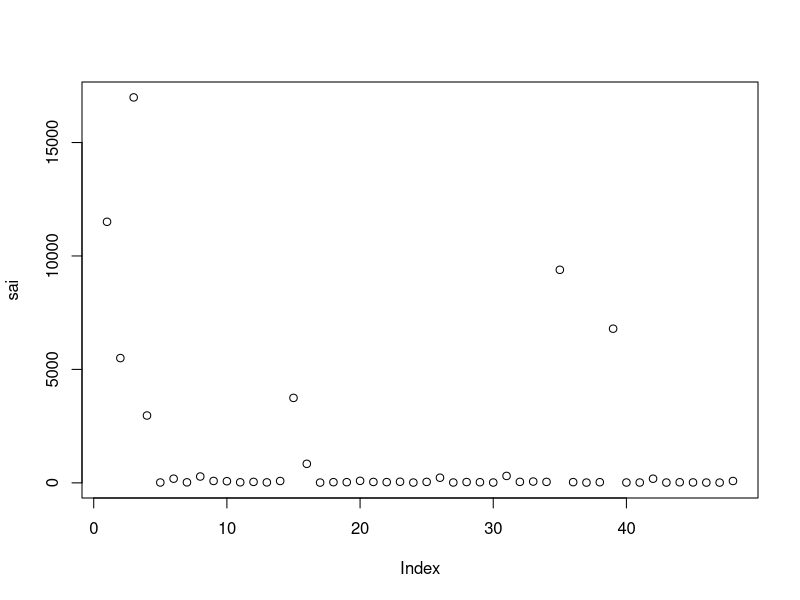
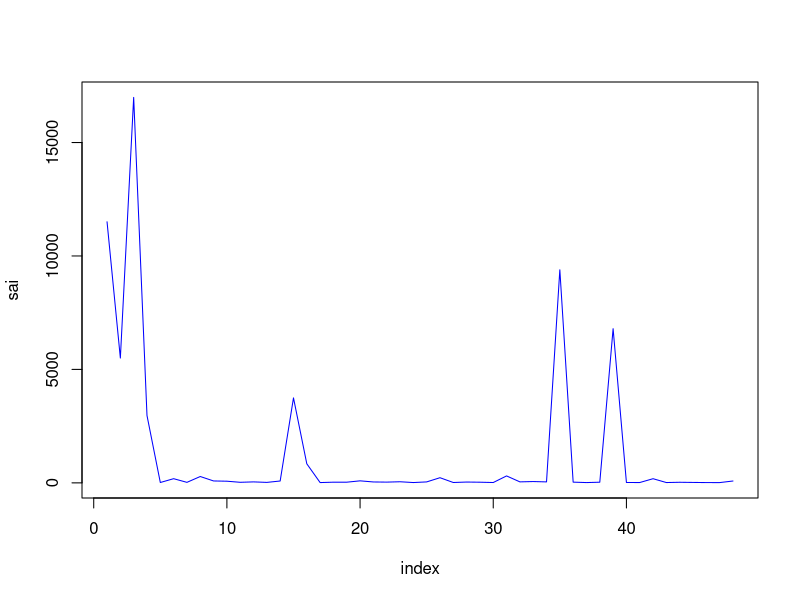
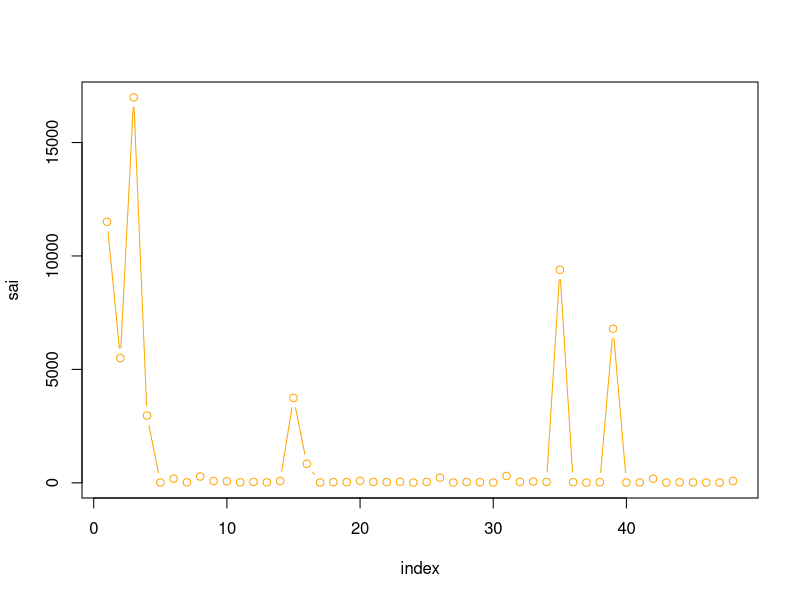
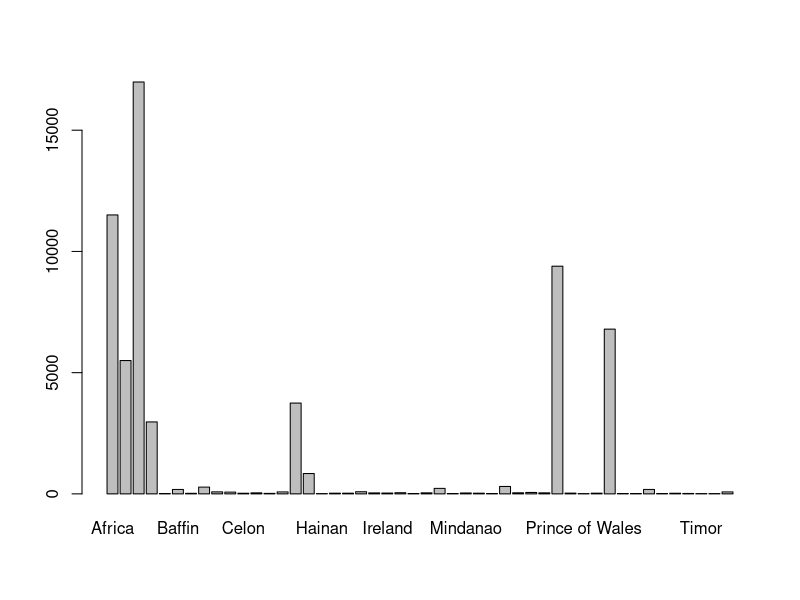
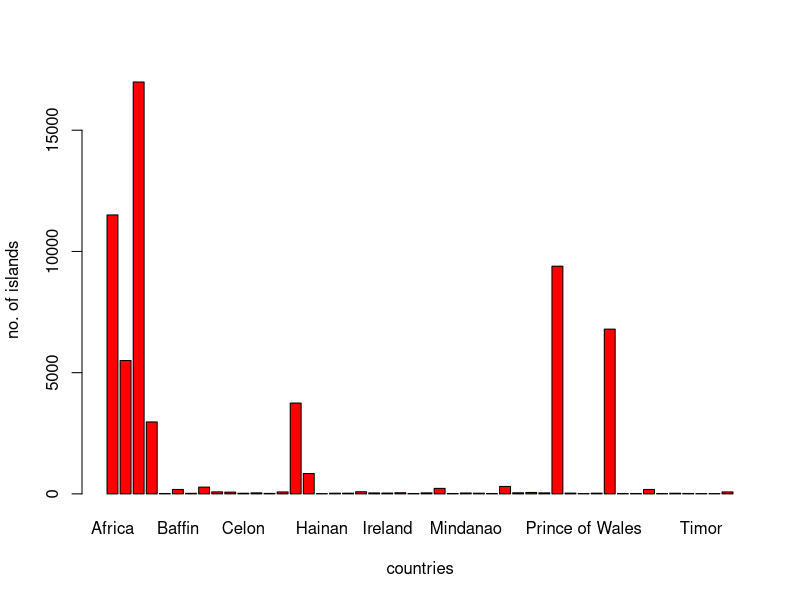
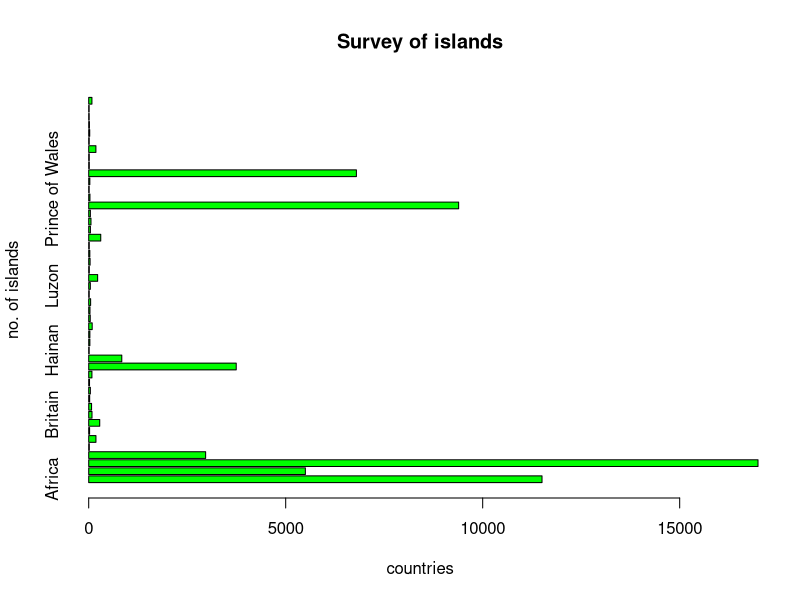
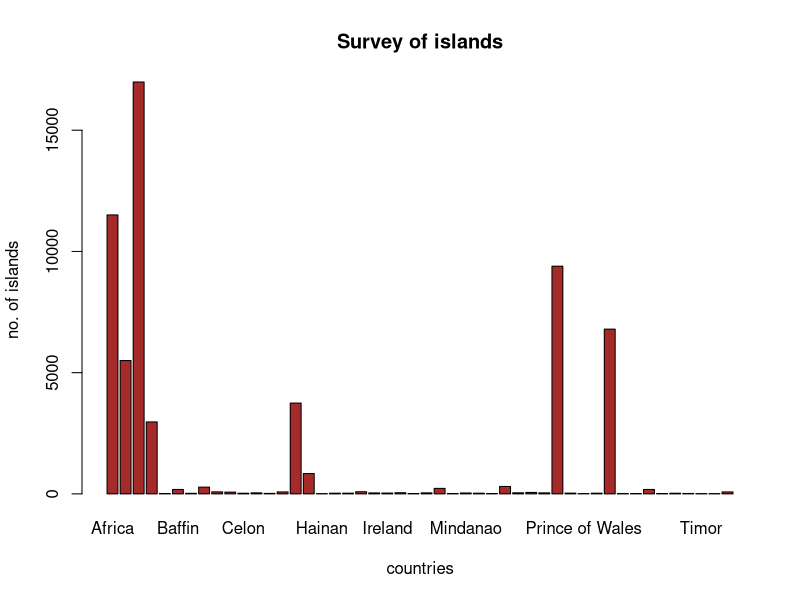
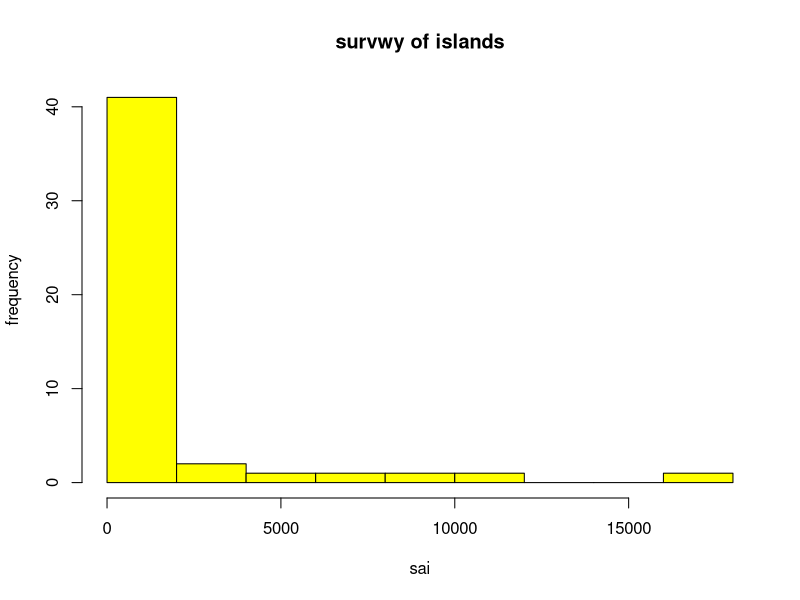

These charts were generated, in order, by the following R code:
sai<- datasets::islands
head(sai,10)
tail(sai,10)
def<-sai
summary(sai)
summary(sai)
plot(sai)
plot(sai,xlab = 'index',ylab = "sai",col="blue",type = "l")
plot(sai,xlab = "index",ylab = "sai",col="orange",type = "b")
barplot(sai)
barplot(sai,xlab = "countries",ylab = "no. of islands",col = "red")
barplot(sai,xlab = "countries",ylab = "no. of islands",main = "Survey of islands",col = "green",horiz = T)
barplot(sai,xlab = "countries",ylab = "no. of islands",main = "Survey of islands",col ="brown",horiz = F)
hist(sai,xlab = "sai",ylab = "frequency",main = "survwy of islands",col = "yellow")
boxplot(sai)
boxplot(sai,xlab = "sai",ylab = "frequency",main = "survey of islands",col = "pink")

